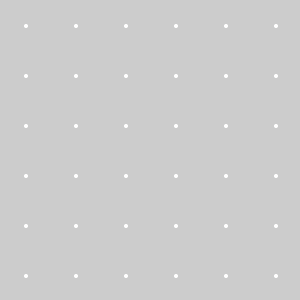
Frame 1 (no input)
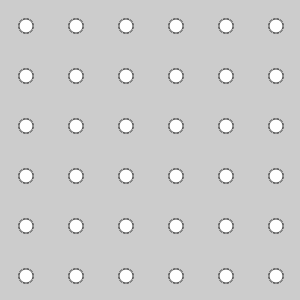
Frame 60 (the mouse pressed at the canvas centre just before this capture)
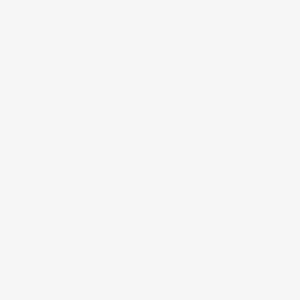
Frame 120 (the mouse held since frame 60 and released just before this capture)

The Processing sketch that drew these frames (run headless with seeded random() and noise(); from frame 60 on, the mouse is pressed at the canvas centre):

// Processing sketch: processing_15857
// ── processing_15857.pde

//Andres Kõpper
//Processing class, IED Barcelona, Week 5
//21.11.2010

//The sketch can be used as a background installation for music (for example in clubs etc)
//Here it is possible to change a sketch to your liking, by pressing r,g,b,y,q or w  to get different colours for the circes (explained later on).
//To change the background press q - for black and w - for white.


//First, I show what things I have in "the box".

 float diameter = random(0);
  float angle ;
  float ellipse;
  float rect;
 float i;
 float j;
 float distance;
 float o;

float y;
float u;
float t;
float p;

void setup () {
  size(300,300);

smooth();
frameRate(20);
strokeWeight(2); // I set the thickness of the stroke.
}

void draw () {
 
 
  
  int o = 0;
  while (o < width) {
  float distance = abs(mouseX - o); // I make the fill to interact with the mouse and its horizontal location.
  
 p = random(255);
  y = random(255);
  u = random(170,255);

  
  
  fill(distance);
  o +=20;
noStroke();

//I set the main grid by using for array.

for (int i = width/width + 25 ; i < width ; i = i+50) { // Set the beginning and end locations of horizontal ellipses
  for (int j = height/height + 25 ; j < height ; j = j+50) { //Set the beginning and end locations of vertical ellipses
    
    ellipse(i, j, diameter,diameter);
    
    }
    }

    diameter = (15 * sin(angle) ); // I use sin, to set the motion of small-big to the ellipses.
  
  angle += 0.02; 



  
  }
  // I make the keybard interactive with different cases having different effects.
  if(keyPressed) {
    smooth();
noFill();
     switch(key) {
  case 'w': 
   

    background(225);
    }
    switch(key) { // Blue key to produce blue circles.
  case 'b': 
   fill(0,0,255);

    stroke(255);
    for (int i = width/width + 50; i < width - 25; i = i+50) { // The size of the grid
  for (int j = height/height + 50; j < height - 25; j = j+50) {
    
    
    
    ellipse(i, j, diameter,diameter);
}
}
    
    
    
}
}

    switch(key) {
  case 'r': 
   
    fill(200,40,0);
    stroke(255,200,200);
    for (int i = width/width + 100; i < width - 50; i = i+50) {
  for (int j = height/height + 100; j < height - 50; j = j+50) { //  Different grid size
    ellipse(i, j, diameter,diameter);
    stroke(255,200,200);
    }
    }
  }
  switch(key) {
  case 'g': 
   // Green color
fill(70,230,50);
    stroke(250,230,250);
    for (int i = width/width + 150; i < width - 100; i = i+50) { // Different size again
  for (int j = height/height + 150; j < height - 100; j = j+50) {
    ellipse(i, j, diameter,diameter);
    stroke(250,230,250);
    }
    }
  }
    switch(key) {
  case 'y': 
   //yellow color
fill(170,200,0);
    stroke(250,200,255);
    for (int i = width/width + 200; i < width - 150; i = i+50) { // Again different size
  for (int j = height/height + 200; j < height -150; j = j+50) {
    ellipse(i, j, diameter,diameter);
    stroke(250,200,250);
    }
    
    } 
    }
    switch(key) {
  case 'q':        // if letter Q is pressed, everything is cleared and black background.
  background(0);

    
    }
    if(mousePressed) { // Also if mouse is pressed the background turns white

 background(245);
    } 
    

}
